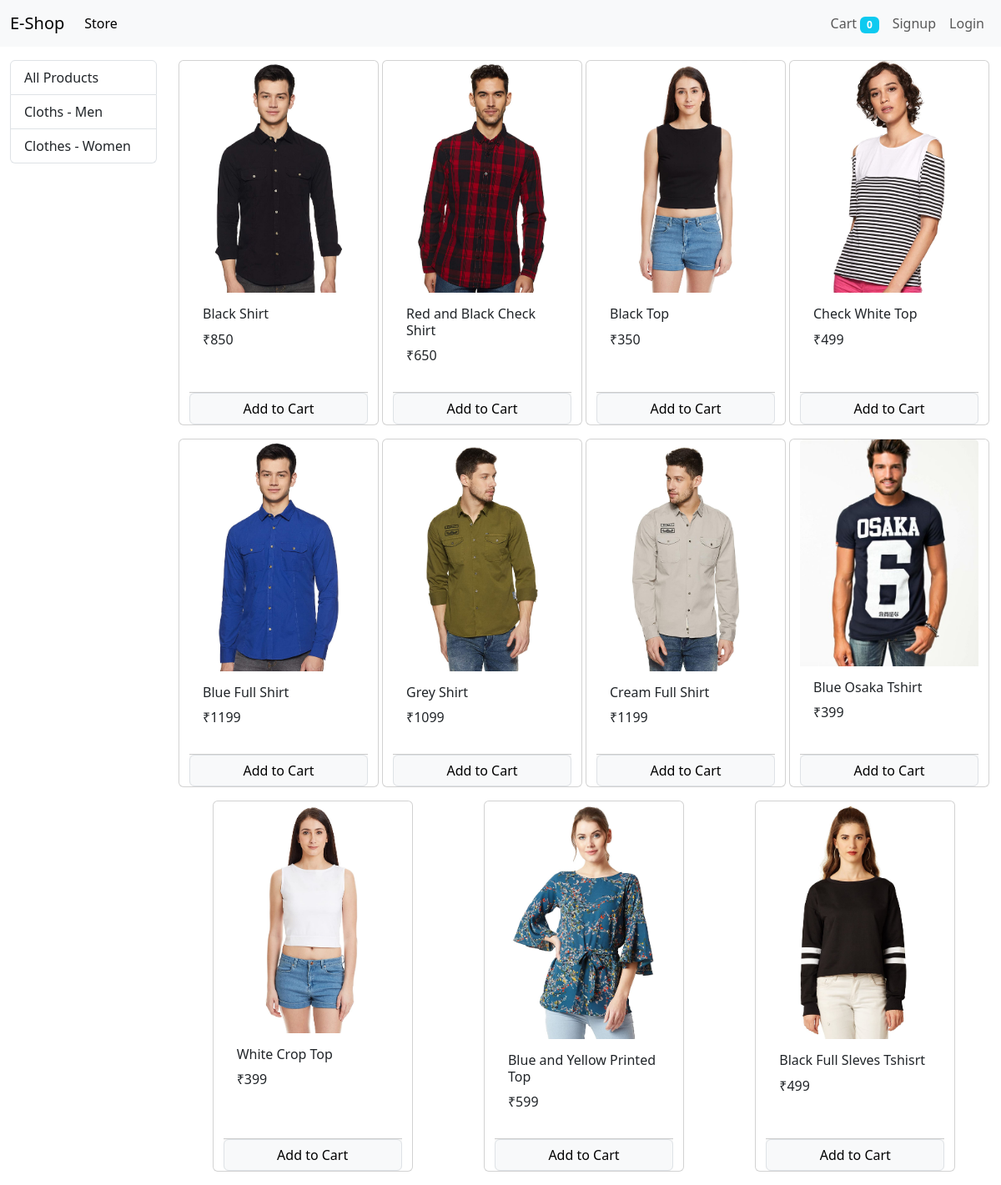
The page / on the database its author committed.
### store/models/category.py (models this page shows, shortened)
class Category(models.Model):
    name=models.CharField(max_length=20)
    @staticmethod
    def get_all_categories():
        return Category.objects.all()

### store/models/product.py (models this page shows, shortened)
class Product(models.Model):
    product_name = models.CharField(max_length=50)
    product_price = models.IntegerField(default=0)
    category = models.ForeignKey(Category,on_delete=models.CASCADE,default=1)
    product_image = models.ImageField(upload_to='Uploads/products/')
    product_description = models.CharField(max_length=200,default='',null=True,blank=True)
    @staticmethod
    def get_all_products():
        return Product.objects.all()

### store/views/home.py (the view, shortened to what this page needs)
# urls.py: path('',home.Index.as_view(),name='homepage'),
class Index(View):
    def get(self,request):
        cart=request.session.get('cart')
        if not cart:
            request.session['cart']={}
        products=None
        categories=Category.get_all_categories()
        categoryId=request.GET.get('category')
        if categoryId:
            products=Product.get_all_product_by_categoryid(categoryId)
        else:
            products=Product.get_all_products()
        data={}
        data['products']=products
        data['categories']=categories
        print('your email id is: ',request.session.get('email'))
        return render(request,'index.html',data)

### store/templatetags/cart.py (called while the page is built)
@register.filter(name='is_in_cart')
def is_in_cart(product,cart):
    keys=cart.keys()
    for id in keys:
        if int(id)==product.id:
            return True
    return False

### store/templatetags/custom_filter.py (called while the page is built)
@register.filter(name='currency')
def currency(number):
    return "₹"+str(number)

### store/templates/index.html (shortened to what this page needs)
 {% extends 'base.html' %}
  {%block content%}
  {% load cart %}
  {% load custom_filter %}
  <div class='container-fluid mt-3'>
    <div class='row'>
      <div class="col-lg-2 mx-auto">
        <div class="list-group">
          <a href="/" class="list-group-item list-group-item-action">All Products</a>
          {% for category in categories %}
          <a href="/?category={{category.id}}" class="list-group-item list-group-item-action">{{category.name}}</a>
          {% endfor %}
        </div>
      </div>
      <div id='products' class='col-lg-10 mx-auto'>
        <div class="row mx-auto">
          {% for prod in products %}
          <div class="card mx-auto mb-3" id={{prod.id}} style="width: 15rem">
            <img
              src="{{prod.product_image.url}}"
              class="card-img-top"
              alt="..."
            />
            <div class="card-body">
              <h6 class="card-title">{{prod.product_name}}</h6>
              <p>{{prod.product_price|currency}}</p>
            </div>
            <div class="card-footer p-0 no-gutters">
              {% if prod|is_in_cart:request.session.cart %}
              <div class="row no-gutters">
                <form action="/#{{prod.id}}" class="col-2" method="post">
                  {% csrf_token %}
                  <input hidden type="text" name="remove" value='Text'>
                  <input hidden type="number" name="product" value='{{prod.id}}'>
                  <input type="submit" value="-" class=" btn btn-block btn-secondary">
                </form>
                <div class="text-center col">{{prod|cart_quantity:request.session.cart}} in cart</div>
                <form action="/#{{prod.id}}" class="col-2" method="post">
                  {% csrf_token %}
                  <input hidden type="text" name="product" value='{{prod.id}}'>
                  <input type="submit" value="+" class=" btn btn-block btn-secondary" >
                </form>
              </div>
              {% else %}
              <form action="/#{{prod.id}}" method="POST" class="btn-block">
                <input type="submit" class="float-right btn btn-light border form-control" value="Add to Cart">
              </form>
              {% endif %}
            </div>
          </div>
          {% endfor %}
        </div>
      </div>
    </div>
  </div>
  {%endblock%}

### rows shown on the page
Category: name "Cloths - Men"
Category: name "Clothes - Women"
Product: {{ prod.id }} 1 (drawn), product_image (picture), product_name "Black Shirt", product_price "₹850"
Product: product_image (picture), product_name "Red and Black Check Shirt", product_price "₹650"
Product: product_image (picture), product_name "Black Top", product_price "₹350"
Product: product_image (picture), product_name "Check White Top", product_price "₹499"
Product: product_image (picture), product_name "Blue Full Shirt", product_price "₹1199"
Product: product_image (picture), product_name "Grey Shirt", product_price "₹1099"
Product: product_image (picture), product_name "Cream Full Shirt", product_price "₹1199"
Product: product_image (picture), product_name "Blue Osaka Tshirt", product_price "₹399"
Product: product_image (picture), product_name "White Crop Top", product_price "₹399"
Product: product_image (picture), product_name "Blue and Yellow Printed Top", product_price "₹599"
Product: product_image (picture), product_name "Black Full Sleves Tshisrt", product_price "₹499"

### other values the page prints
{{ request.session.cart.keys|length }} "0"
